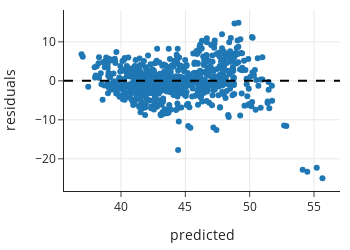

Notebook code cell kept with this figure:
### Markdown cell above
We can see that the model captures the positive association between AUM 
and the fraction of people with ≤15 min commute.
To check the model fit, we use a *residual plot*, which puts the
predicted $ f_{\theta}(x) $ values on the x-axis and the residuals
$ y - f_{\theta}(x) $ on the y-axis:

### Code cell
predicted = t0 + t1 * x
resid = pd.DataFrame({ 'predicted': predicted, 'residuals': y - predicted })
fig = px.scatter(resid, x='predicted', y='residuals',
                 width=350, height=250)

fig.add_hline(0, line_color='black', line_width=2, line_dash='dash', opacity=1)

### Figure 1 — Plotly figure (JSON) as saved in the notebook; plotly's stock layout.template omitted (floating-point values rounded to 4 significant figures; data arrays with more than 128 entries replaced by an {"elided": "..."} marker saying what was removed)
{"data": [{"hovertemplate": "predicted=%{x}<br>residuals=%{y}<extra></extra>", "legendgroup": "", "marker": {"color": "#1F77B4", "symbol": "circle"}, "mode": "markers", "name": "", "orientation": "v", "showlegend": false, "type": "scatter", "x": {"elided": "709 float values"}, "xaxis": "x", "y": {"elided": "709 float values"}, "yaxis": "y"}], "layout": {"height": 250, "legend": {"tracegroupgap": 0}, "shapes": [{"line": {"color": "black", "dash": "dash", "width": 2}, "opacity": 1, "type": "line", "x0": 0, "x1": 1, "xref": "x domain", "y0": 0, "y1": 0, "yref": "y"}], "width": 350, "xaxis": {"anchor": "y", "autorange": true, "domain": [0, 1], "range": [35.57, 57.02], "title": {"text": "predicted"}, "type": "linear"}, "yaxis": {"anchor": "x", "autorange": true, "domain": [0, 1], "range": [-28.26, 18.17], "title": {"text": "residuals"}, "type": "linear"}}}
